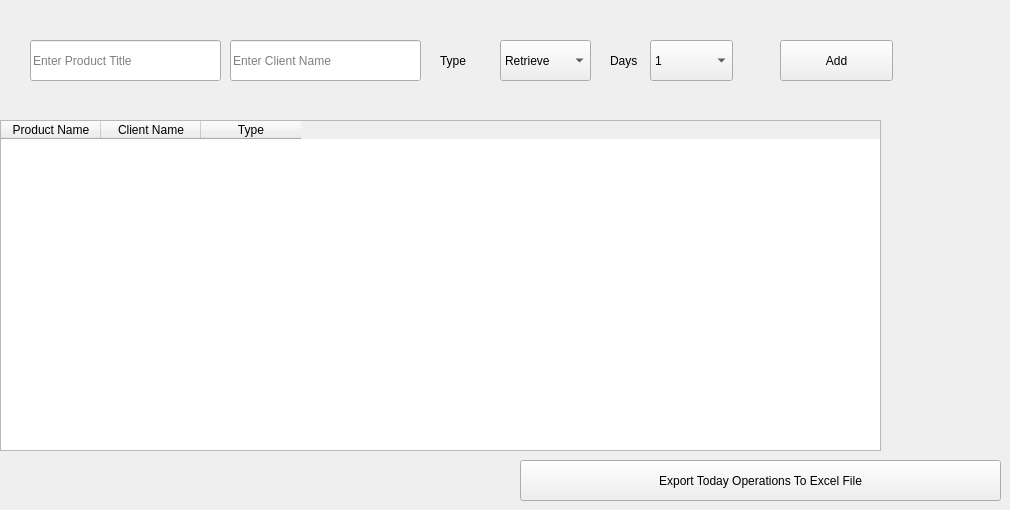
    <widget class="QWidget" name="tab">
     <attribute name="title">
      <string>Tab 1</string>
     </attribute>
     <widget class="QTableWidget" name="tableWidget">
      <property name="geometry">
       <rect>
        <x>0</x>
        <y>120</y>
        <width>881</width>
        <height>331</height>
       </rect>
      </property>
      <column>
       <property name="text">
        <string>Product Name</string>
       </property>
      </column>
      <column>
       <property name="text">
        <string>Client Name</string>
       </property>
      </column>
      <column>
       <property name="text">
        <string>Type</string>
       </property>
      </column>
     </widget>
     <widget class="QPushButton" name="pushButton_6">
      <property name="geometry">
       <rect>
        <x>780</x>
        <y>40</y>
        <width>113</width>
        <height>41</height>
       </rect>
      </property>
      <property name="text">
       <string>Add</string>
      </property>
     </widget>
     <widget class="QLineEdit" name="lineEdit">
      <property name="geometry">
       <rect>
        <x>30</x>
        <y>40</y>
        <width>191</width>
        <height>41</height>
       </rect>
      </property>
      <property name="placeholderText">
       <string>Enter Product Title</string>
      </property>
     </widget>
     <widget class="QComboBox" name="comboBox">
      <property name="geometry">
       <rect>
        <x>500</x>
        <y>40</y>
        <width>91</width>
        <height>41</height>
       </rect>
      </property>
      <item>
       <property name="text">
        <string>Retrieve</string>
       </property>
      </item>
      <item>
       <property name="text">
        <string>rent</string>
       </property>
      </item>
     </widget>
     <widget class="QComboBox" name="comboBox_2">
      <property name="geometry">
       <rect>
        <x>650</x>
        <y>40</y>
        <width>83</width>
        <height>41</height>
       </rect>
      </property>
      <item>
       <property name="text">
        <string>1</string>
       </property>
      </item>
      <item>
       <property name="text">
        <string>2</string>
       </property>
      </item>
      <item>
       <property name="text">
        <string>3</string>
       </property>
      </item>
      <item>
       <property name="text">
        <string>4</string>
       </property>
      </item>
      <item>
       <property name="text">
        <string>5</string>
       </property>
      </item>
      <item>
       <property name="text">
        <string>6</string>
       </property>
      </item>
      <item>
       <property name="text">
        <string>7</string>
       </property>
      </item>
      <item>
       <property name="text">
        <string>8</string>
       </property>
      </item>
      <item>
       <property name="text">
        <string>9</string>
       </property>
      </item>
      <item>
       <property name="text">
        <string>10</string>
       </property>
      </item>
     </widget>
     <widget class="QLabel" name="label">
      <property name="geometry">
       <rect>
        <x>440</x>
        <y>50</y>
        <width>61</width>
        <height>21</height>
       </rect>
      </property>
      <property name="text">
       <string>Type</string>
      </property>
     </widget>
     <widget class="QLabel" name="label_2">
      <property name="geometry">
       <rect>
        <x>610</x>
        <y>50</y>
        <width>41</width>
        <height>21</height>
       </rect>
      </property>
      <property name="text">
       <string>Days</string>
      </property>
     </widget>
     <widget class="QLineEdit" name="lineEdit_29">
      <property name="geometry">
       <rect>
        <x>230</x>
        <y>40</y>
        <width>191</width>
        <height>41</height>
       </rect>
      </property>
      <property name="placeholderText">
       <string>Enter Client Name</string>
      </property>
     </widget>
     <widget class="QPushButton" name="pushButton_29">
      <property name="geometry">
       <rect>
        <x>520</x>
        <y>460</y>
        <width>481</width>
        <height>41</height>
       </rect>
      </property>
      <property name="text">
       <string>Export Today Operations To Excel File</string>
      </property>
     </widget>
    </widget>
